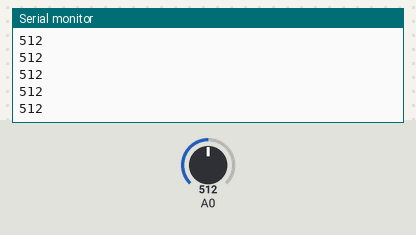
Bench run of a sketch on a simulated Arduino Uno, built with avr-gcc and run on an emulated ATmega328P. On the bench: the last lines printed to the serial monitor. The inputs (shaded band) are chosen by the test bench; at power-on: A0 = 512.

Above: at 1.2 s.
1.3 s: A0 set to 716
At 1.38 s:
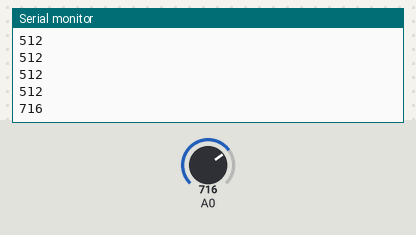
2.8 s: A0 set to 900
At 2.86 s:
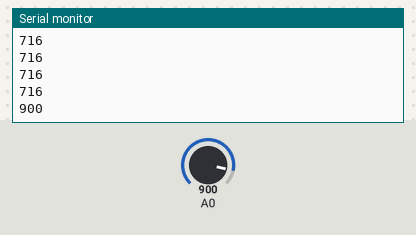
Timing chart, 0 to 5.8 s (numbered marks = the images above; inputs shaded):
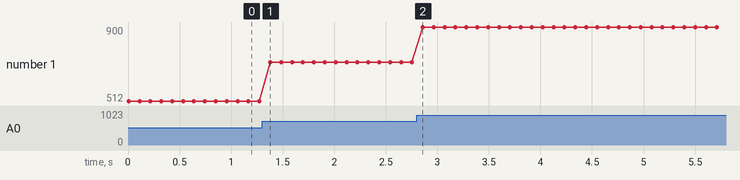

Measured:
- after the input at 1.3 s, the serial monitor: prints a new line after 0.08 s (image 1)
- after the input at 2.8 s, the serial monitor: prints a new line after 0.06 s (image 2)
- plotted number 1: 512 → 716 after the input at 1.3 s, 716 → 900 after the input at 2.8 s

The sketch:

serial_by_bluetooth.ino
```cpp
#include <SoftwareSerial.h>
SoftwareSerial serial(6,7);
int c ;
void setup() {
serial.begin(9600);
Serial.begin(9600);
pinMode(A0,INPUT);
}

void loop() {
 c=analogRead(A0);
 serial.println(c);
 Serial.println(c);
 delay(100);

}
```
